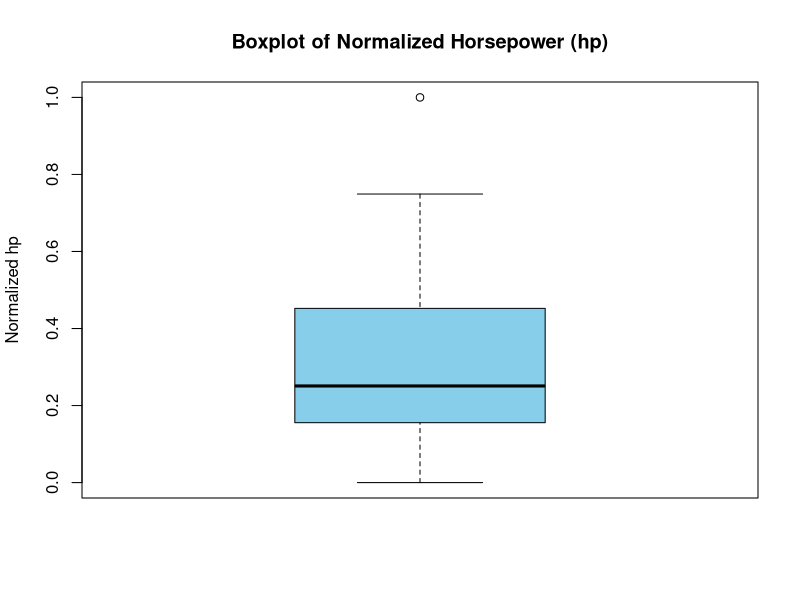

R code for this plot:
# Given a dataset mtcars(an in-built dataset) in R, normalize the numeric values
# in the dataset for 'am' attribute, replace 1 and 0 with the labels Y and N 
# respectively Create a boxplot for the normalized hp (horsepower) attribute


data <- mtcars

# Normalize numeric values using Min-Max Scaling
normalize <- function(x) {
        return ((x - min(x)) / (max(x) - min(x)))
}

data_norm <- as.data.frame(lapply(data, normalize))

# Replace 'am' values: 1 -> "Y", 0 -> "N"
data_norm$am <- factor(mtcars$am, levels = c(0, 1), labels = c("N", "Y"))

# Create a boxplot for the normalized 'hp' attribute
boxplot(data_norm$hp, main = "Boxplot of Normalized Horsepower (hp)", 
        ylab = "Normalized hp", col = "skyblue", border = "black")

# Display first few rows to verify changes
head(data_norm)
